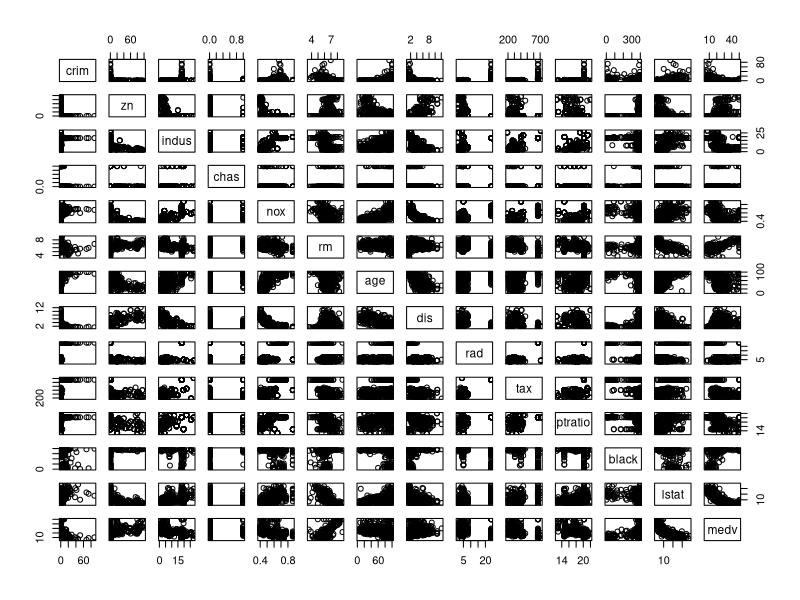
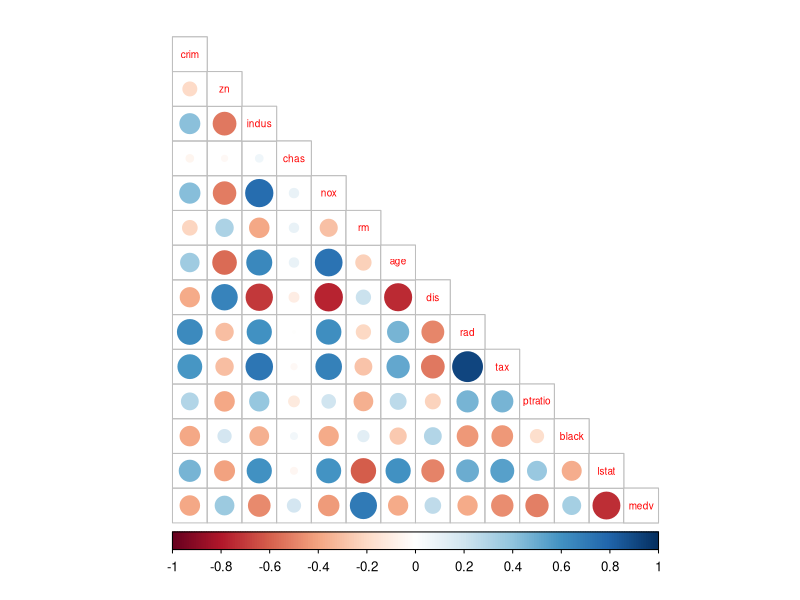
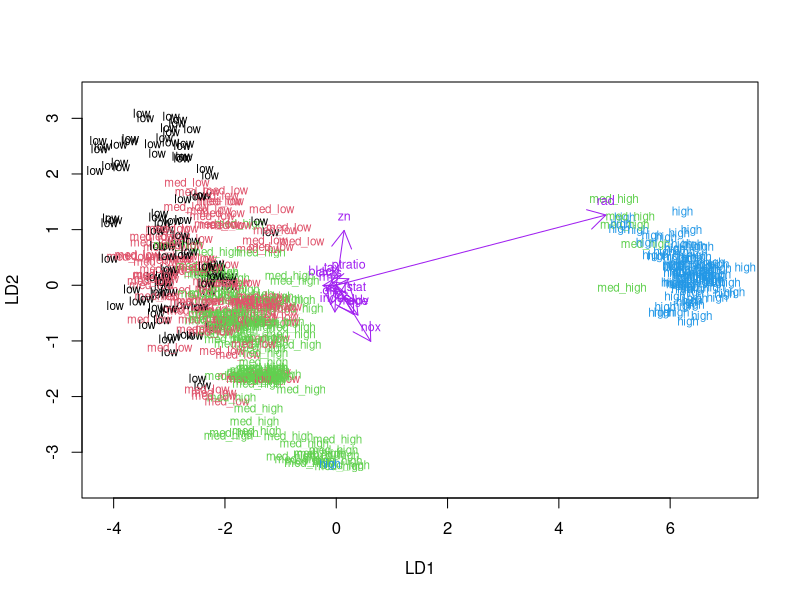
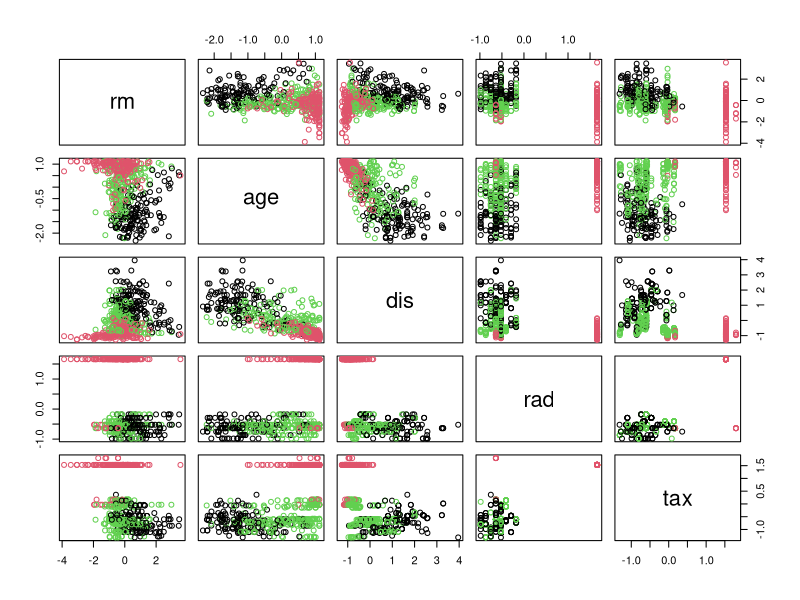
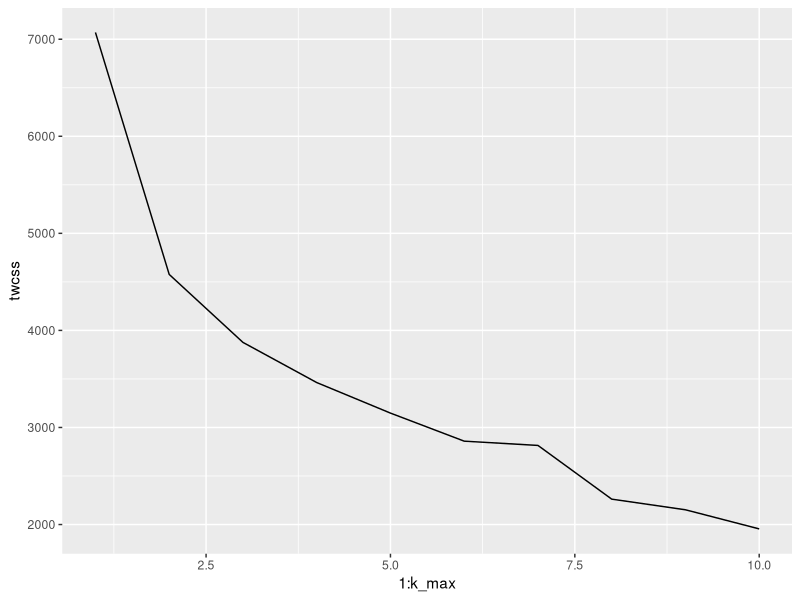
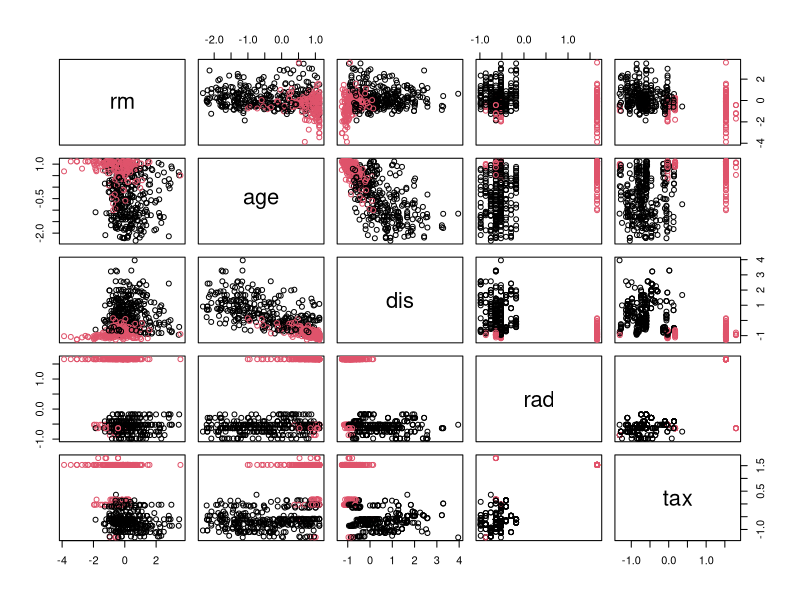

These charts were generated, in order, by the following R code:
## ---- chunk 1
library(MASS)
library(tidyr)
library(corrplot)
library(ggplot2)

data("Boston")
str(Boston)
dim(Boston)
## ---- chunk 2
summary(Boston)
pairs(Boston)


cor_matrix<-cor(Boston) %>% round(digits = 2)
cor_matrix
corrplot(cor_matrix, method="circle", type="lower", cl.pos="b", tl.pos="d", tl.cex = 0.6)
## ---- chunk 3
boston_scaled <- scale(Boston)
summary(boston_scaled)
class(boston_scaled)
boston_scaled <- as.data.frame(boston_scaled)
## ---- chunk 4
bins <- quantile(boston_scaled$crim)
crime <- cut(boston_scaled$crim, breaks = bins, include.lowest = TRUE, labels = c("low", "med_low", "med_high", "high"))
boston_scaled <- dplyr::select(boston_scaled, -crim)
boston_scaled <- data.frame(boston_scaled, crime)
table(crime)
## ---- chunk 5
n <- nrow(boston_scaled)
ind <- sample(n,  size = n * 0.8)
train <- boston_scaled[ind,]
test <- boston_scaled[-ind,]

## ---- chunk 6
lda.fit <- lda(crime ~ ., data = train)
lda.fit
lda.arrows <- function(x, myscale = 1, arrow_heads = 0.2, color = "purple", tex = 0.75, choices = c(1,2)){
  heads <- coef(x)
  arrows(x0 = 0, y0 = 0, 
         x1 = myscale * heads[,choices[1]], 
         y1 = myscale * heads[,choices[2]], col=color, length = arrow_heads)
  text(myscale * heads[,choices], labels = row.names(heads), 
       cex = tex, col=color, pos=3)
}
classes <- as.numeric(train$crime)

#plotting the lda results
plot(lda.fit, dimen = 2, col = classes, pch = classes)
lda.arrows(lda.fit, myscale = 1.5)
## ---- chunk 7
correct_classes <- test$crime
test <- dplyr::select(test, -crime)

lda.pred <- predict(lda.fit, newdata = test)
table(correct = correct_classes, predicted = lda.pred$class)
## ---- chunk 8
boston_scaled <- scale(Boston)
class(boston_scaled)
boston_scaled <- as.data.frame(boston_scaled)

#euclidean distance method
dist_eu <- dist(boston_scaled)
summary(dist_eu)

#manhattan distance method
dist_man <- dist(boston_scaled, method = 'manhattan')
summary(dist_man)

## ---- chunk 9
km <-kmeans(boston_scaled, centers = 3)
pairs(boston_scaled[6:10], col = km$cluster)
## ---- chunk 10
set.seed(123)
k_max <- 10
twcss <- sapply(1:k_max, function(k){kmeans(boston_scaled, k)$tot.withinss})
## ---- chunk 11
qplot(x = 1:k_max, y = twcss, geom = 'line')
km <-kmeans(boston_scaled, centers = 2)
pairs(boston_scaled[6:10], col = km$cluster)
